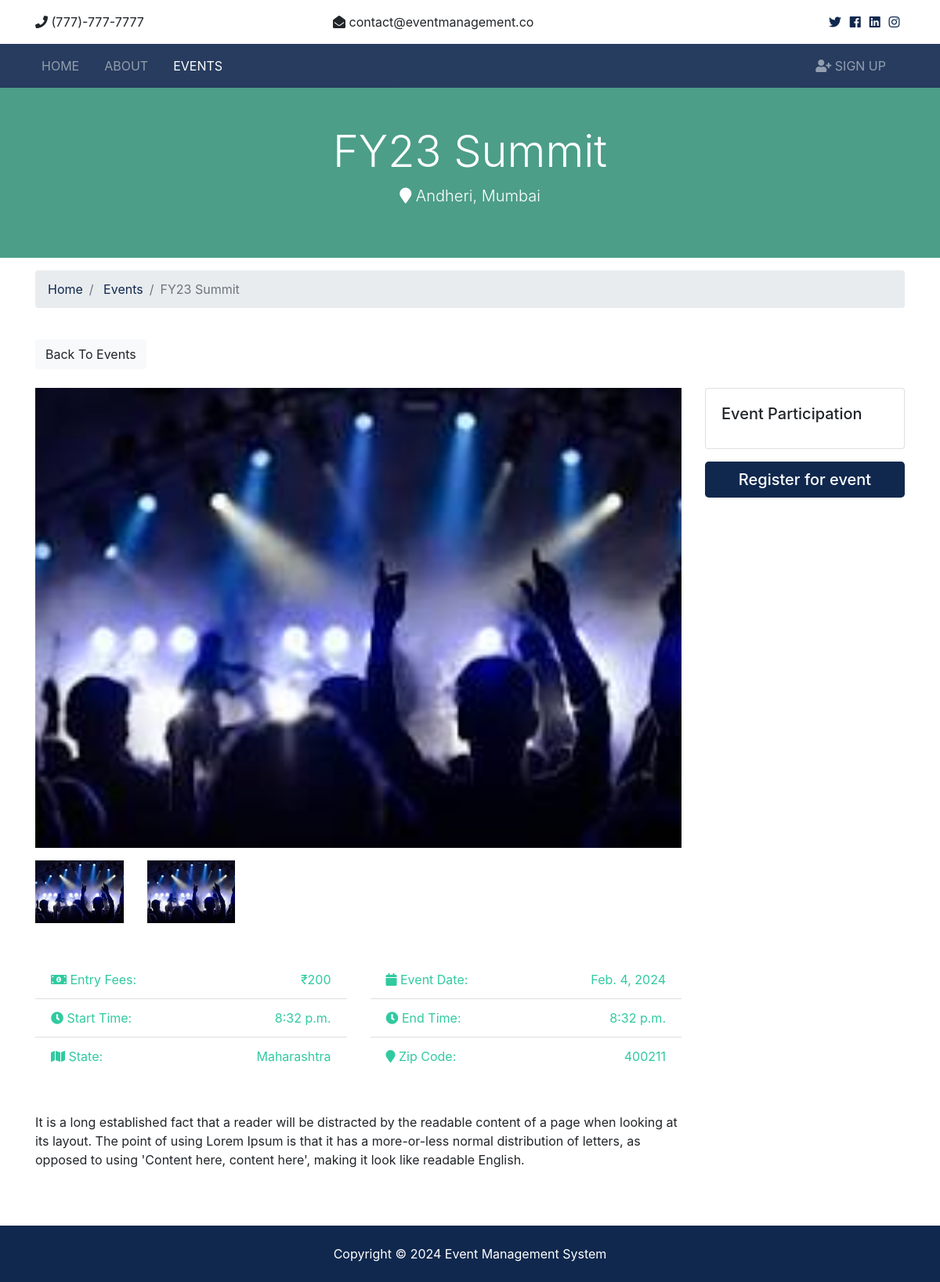
The page /events/4 on the database its author committed.
### events/models.py (models this page shows, shortened)
class Event(models.Model):
    title = models.CharField(max_length=200)
    address = models.CharField(max_length=200)
    city = models.CharField(max_length=200)
    state = models.CharField(max_length=200)
    zipcode = models.CharField(max_length=200)
    description = models.TextField(blank=True)
    price = models.IntegerField()
    photo_main = models.ImageField(upload_to=user_directory_path,blank=False)
    photo_1 = models.ImageField(upload_to=user_directory_path,blank=True)
    photo_2 = models.ImageField(upload_to=user_directory_path,blank=True)
    photo_3 = models.ImageField(upload_to=user_directory_path,blank=True)
    is_published = models.BooleanField(default=True)
    event_date = models.DateField(default=datetime.today,blank=False)
    start_time = models.TimeField(default=datetime.now,blank=False)
    end_time = models.TimeField(default=datetime.now,blank=False)

### events/views.py (the view)
# urls.py: path('<int:event_id>',views.event,name='event'),
def event(request, event_id):
    event = get_object_or_404(Event,pk=event_id)
    context = {
        'event' : event
    }
    return render(request,'events/event.html', context)

### templates/events/event.html (shortened to what this page needs)
{% extends 'base.html' %}
{% block content %}
<section id="showcase-inner" class="py-5 text-white">
    <div class="container">
      <div class="row text-center">
        <div class="col-md-12">
          <h1 class="display-4">{{ event.title }}</h1>
          <p class="lead">
            <i class="fas fa-map-marker"></i> {{ event.address }}, {{event.city}}</p>
        </div>
      </div>
    </div>
  </section>
  <section id="bc" class="mt-3">
    <div class="container">
      <nav>
        <ol class="breadcrumb">
          <li class="breadcrumb-item">
            <a href="{% url 'index' %}">Home</a>
          </li>
          <li class="breadcrumb-item">
            <a href="{% url 'events' %}">Events</a>
          </li>
          <li class="breadcrumb-item active">{{ event.title }}</li>
        </ol>
      </nav>
    </div>
  </section>
<section id="event" class="py-4">
    <div class="container">
      <a href="{% url 'events' %}" class="btn btn-light mb-4">Back To Events</a>
      <div class="row">
        <div class="col-md-9">
          <img src="{{ event.photo_main.url }}" alt="" class="img-main img-fluid mb-3">
          <div class="row mb-5 thumbs">
            {% if event.photo_1 %}
            <div class="col-md-2">
              <a href="{{ event.photo_1.url }}" data-lightbox="home-images">
                <img src="{{ event.photo_1.url }}" alt="" class="img-fluid">
              </a>
            </div>
            {% endif %}
            {% if event.photo_2 %}
            <div class="col-md-2">
              <a href="{{ event.photo_2.url }}" data-lightbox="home-images">
                <img src="{{ event.photo_2.url }}" alt="" class="img-fluid">
              </a>
            </div>
            {% endif %}
          </div>
          <div class="row mb-5 fields">
            <div class="col-md-6">
              <ul class="list-group list-group-flush">
                <li class="list-group-item text-secondary">
                  <i class="fas fa-money-bill-alt"></i> Entry Fees:
                  <span class="float-right">₹{{ event.price }}</span>
                </li>
                <li class="list-group-item text-secondary">
                  <i class="fas fa-clock"></i> Start Time:
                  <span class="float-right">{{ event.start_time }}</span>
                </li>
                <li class="list-group-item text-secondary">
                  <i class="fas fa-map"></i> State:
                  <span class="float-right">{{ event.state }}</span>
                </li>
              </ul>
            </div>
            <div class="col-md-6">
              <ul class="list-group list-group-flush">
                <li class="list-group-item text-secondary">
                  <i class="fas fa-calendar"></i> Event Date:
                  <span class="float-right">{{ event.event_date}}</span>
                </li>
                <li class="list-group-item text-secondary">
                  <i class="fas fa-clock"></i> End Time:
                  <span class="float-right">{{ event.end_time }}</span>
                </li>
                <li class="list-group-item text-secondary">
                  <i class="fas fa-map-marker"></i> Zip Code:
                  <span class="float-right">{{ event.zipcode}}</span>
                </li>
              </ul>
            </div>
          </div>
          <div class="row mb-5">
            <div class="col-md-12">{{ event.description }}</div>
          </div>
        </div>
        <div class="col-md-3">
          <div class="card mb-3">
            <div class="card-body">
              <h5 class="card-title">Event Participation</h5>
            </div>
          </div>
          {% if user.is_authenticated %}
            <button class="btn-primary btn-block btn-lg" data-toggle="modal" data-target="#inquiryModal">Register For Event</button>
          {% else %}
            <a href="{% url 'register' %}"><h5 class="btn-primary btn-block btn-lg text-center">Register for event</h5></a>
          {% endif %}
        </div>
      </div>
    </div>
  </section>
{% endblock %}

### eventmanagement/static/css/all.css (style rules this page uses)
.fa, .fas, .far, .fal, .fab { -moz-osx-font-smoothing: grayscale; -webkit-font-smoothing: antialiased; display: inline-block; font-style: normal; font-variant: normal; text-rendering: auto; line-height: 1; }
.fa-calendar:before { content: "\f133"; }
.fa-clock:before { content: "\f017"; }
.fa-map:before { content: "\f279"; }
.fa-map-marker:before { content: "\f041"; }
.fa-money-bill-alt:before { content: "\f3d1"; }
.fa, .fas { font-family: 'Font Awesome 5 Free'; font-weight: 900; }

### eventmanagement/static/css/style.css (style rules this page uses)
img { width: 100%; }
#showcase-inner { background: url(../img/building.jpg) no-repeat top center fixed/cover; position: relative; overflow: hidden; min-height: 200px; }
#showcase-inner::before { content: ''; position: absolute; top: 0; left: 0; min-height: 100%; width: 100%; background: rgba(32, 134, 107, 0.8); }

### rows shown on the page
Event: title "FY23 Summit", address "Andheri", city "Mumbai", photo_main (picture), photo_1 (picture), photo_2 (picture), price "200", start_time "8:32 p.m.", state "Maharashtra", event_date "Feb. 4, 2024", end_time "8:32 p.m.", zipcode "400211", description "It is a long established fact that a reader will be distracted by the readable content of a page when looking at its layout. The point of using Lorem Ipsum is that it has a more-or-less normal distribution of letters, as opposed to using 'Content here, content here', making it look like readable English."
